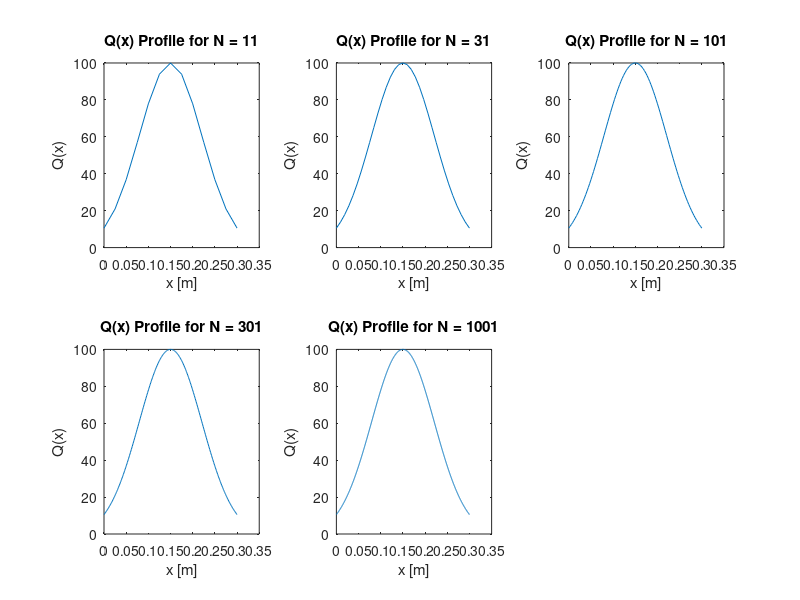
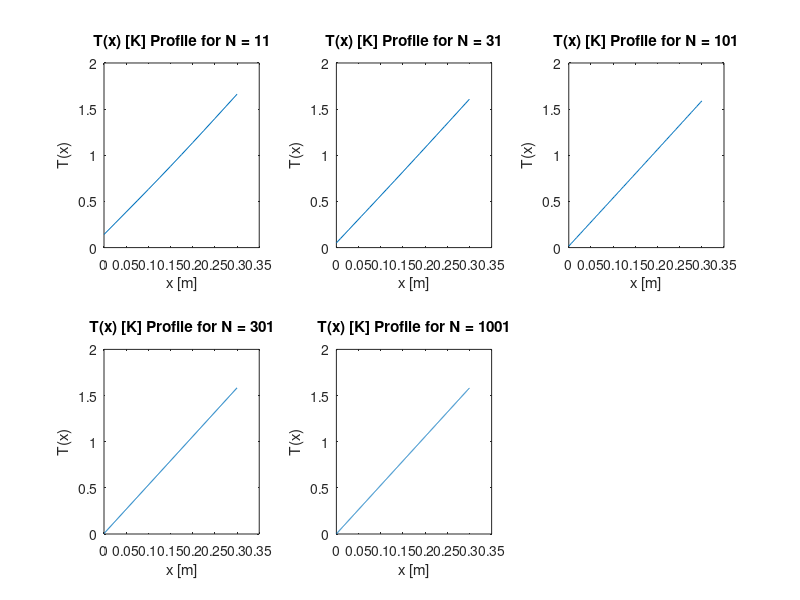
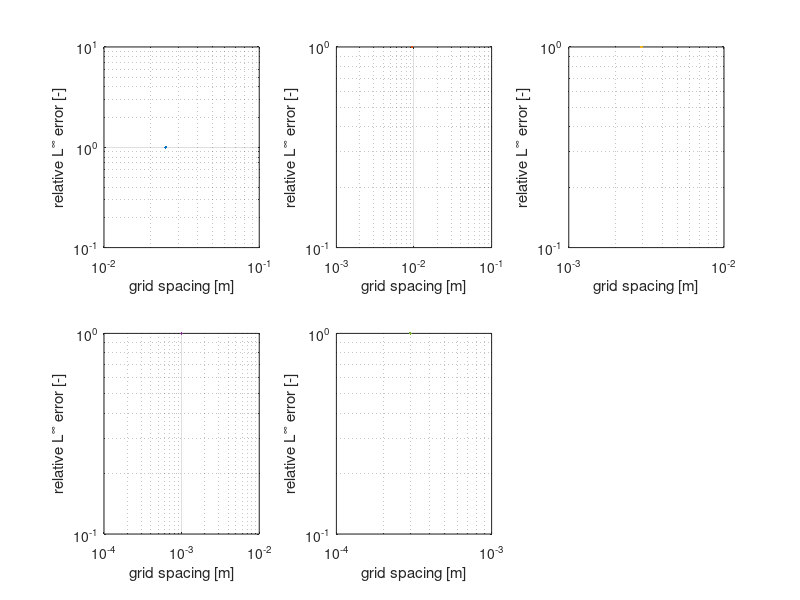

Write MATLAB code to recreate these figures, in order.
clear all   % clear all variables that existed before
close all   % close all figures
clc         % clear the command window

L   = 0.3;   % [m] length of the rod
Acs = 0.01;  % [m2] cross sectional area of the rod
k   = 237;   % [W/m/K] thermal conductivity of the rod
T0  = 293;   % [K] reference temperature (not used)
h   = 3;     % [W/K] cooling coefficient at the right boundary
Q0  = 100;   % [W/m] intensity of the applied heat load
a   = 0.1;   % [m] width parameter for the applied heat load
Q   =@(x) Q0*exp(-(x-L/2).^2/a^2); % [W/m] applied heat load


N_list = [11, 31, 101, 301, 1001]; % list of considered number of grid points



for k = 1:length(N_list)  % loop over the number of considered grid points
    % make a figure for each N
    x = linspace(0, L, N_list(k) + 2).';      % spatial grid
    dx = x(2) - x(1);            % grid spacing (is constant)

    % Construct the stiffness matrix A here
    A = sparse(N_list(k) + 2, N_list(k) + 2);    % creates an NxN sparse matrix (so all elements are zero)
    A(1, 2) = 1;

    for ii = 2:N_list(k) + 1
        A(ii, ii - 1) = 1 / dx^2;
        A(ii, ii) = -2 / dx^2;
        A(ii, ii + 1) = 1 / dx^2;
    end

    A(end, end) = 1;
    A(end, end - 2) = -1;

    % Construct the load vector f here
    f = zeros(N_list(k) + 2, 1);     % creates a zero column vector of length N
    % f = Q(x)*dx^2;      % update f with the heat source term
    % f = Q(x)*dx;      % update f with the heat source term
    
    for ii = 1:N_list(k)+2
    f(ii) = Q(x(ii)) * dx;
    end
    % Compute the load vector by integrating the heat load over each cell
    % for ii = 2:N_list(k) + 1
    %     f(ii) = (Q(x(ii - 1)) + Q(x(ii))) / 2 * dx;
    % end

    % Compute the resulting temperature field Tr
    Tr = A \ f;

    % exact
    % T_exact = Ta + (Tb - Ta) * x / L;
    % T_exact = T0 + (Q0 / (2 * 237)) * (1 - exp(-(x - L/2).^2 / a^2)) - (h * L / (2 * 237)) * (x - L);
    T_exact = T0 + (Q0 / (2 * 237)) * (1 - exp(-(x - L/2).^2 / a^2)) - (h * L^2 / (2 * 237)) * (x - L);

    % Menghitung error relatif L^∄1�7
    % eLinf_rel(k) = max(abs(T - T_exact)); 
    % eLinf_rel(k) = max(abs(T_exact - T)) / max(abs(T_exact));
    % eLinf_rel(k) = max(abs(Tr_fd - Tr_exact)) / max(abs(Tr_exact));
    eLinf_rel(k) = norm(Tr - T_exact, inf) / norm(T_exact, inf); % Hitung kesalahan relatif L^∞

   
    figure(1); % Create a single figure
    subplot(2, 3, k); % Gambar pertama di jendela gambar utama
    plot(x, Q(x));
    xlabel 'x [m]'
    ylabel 'Q(x)'
    title(['Q(x) Profile for N = ', num2str(N_list(k))]);

    figure(2)
    subplot(2, 3, k); % Gambar pertama di jendela gambar utama
    plot(x, Tr);
    xlabel 'x [m]'
    ylabel 'T(x)'
    title(['T(x) [K] Profile for N = ', num2str(N_list(k))]);

    % plot the relative L2 error vs the grid spacing
    figure(3)
    subplot(2, 3, k); % Gambar pertama di jendela gambar utama
    loglog(dx, eLinf_rel)
    grid on
    xlabel 'grid spacing [m]'
    ylabel 'relative L^\infty error [-]'

end

pause;


%N = 11;
% N_list = [11, 31, 101, 301, 1001]; % list of considered number of grid points

% for k = 1:length(N_list)  % loop over the number of considered grid points
% % make a figure for each N
%   x = linspace(0,L,N_list(k)+2).';      % spatial grid
%   dx = x(2) - x(1);            % grid spacing (is constant)

% % make a figure of the applied heat load (just for understanding)

%   %% Construct the stiffness matrix A here
%   A = sparse(N_list(k)+2,N_list(k)+2);    % creates a NxN sparse matrix (so all elements are zero)
%   A(1,2) = 1;

%   for ii = 2:N_list(k)+1
%     A(ii,ii-1) = 1/dx^2;
%     A(ii,ii) = -2/dx^2;
%     A(ii,ii+1) = 1/dx^2;
%   end

%   A(end, end) = 1;
%   A(end, end-2) = -1;

%   %% Construct the load vector f here
%   f = zeros(N_list(k)+2,1);     % creates a zero column vector of length N
%   % f = Q(x)*dx^2;      % update f with the heat source term
%   % Compute the load vector by integrating the heat load over each cell
%   for ii = 2:N_list(k)+1
%       f(ii) = (Q(x(ii-1)) + Q(x(ii))) / 2 * dx;
%   end

%   %% Compute the resulting temperature field Tr
%   T = A \ f;
%   %% exact
%   % T_exact = Ta + (Tb - Ta) * x / L;
%   % T_exact = T0 + (Q0 / (2 * 237)) * (1 - exp(-(x - L/2).^2 / a^2)) - (h * L / (2 * 237)) * (x - L);
%   T_exact = T0 + (Q0 / (2 * 237)) * (1 - exp(-(x - L/2).^2 / a^2)) - (h * L^2 / (2 * 237)) * (x - L);

%   % Menghitung error relatif L^∄1�7
%   % eLinf_rel(k) = max(abs(T - T_exact)); 
%   % eLinf_rel(k) = max(abs(T_exact - T)) / max(abs(T_exact));
%   % eLinf_rel(k) = max(abs(Tr_fd - Tr_exact)) / max(abs(Tr_exact));
%   eLinf_rel(k) = norm(T - T_exact, inf) / norm(T_exact, inf); % Hitung kesalahan relatif L^∞
  
%   disp(eLinf_rel)
  
%   fig = figure();
%   %set(gcf, 'Position', [0, 0, 640, 480]); % Mengatur ukuran jendela gambar
%   subplot(2, 2, 1); % Gambar pertama di jendela gambar utama
%   plot(x, Q(x));
%   xlabel 'x [m]'
%   ylabel 'Q(x)'
%   title(['Q(x) Profile for N = ', num2str(N_list(k))]);
%   % %fig = figure();
%   % subplot(2, 2, 2); % Gambar pertama di jendela gambar utama
%   % plot(x, T);
%   % xlabel 'x [m]'
%   % ylabel 'T(x) [K]'
%   % title(['T(x) [K] Profile for N = ', num2str(N_list(k))]);
%   % % plot the relative L2 error vs the grid spacing
%   % subplot(2, 2, 3); % Gambar pertama di jendela gambar utama
%   % loglog(dx, eLinf_rel)
%   % grid on
%   % xlabel 'grid spacing [m]'
%   % ylabel 'relative L^\infty error [-]'
%   % print('Week1_Tr_convergence2.jpg')
% end
% pause;
%fig = figure(1);
%plot(x, Q(x))
%xlabel 'x [m]'
%ylabel 'Q(x) [W/m]'



% save a figure of the resulting temperature field
%fig = figure(2);
%plot(x,T)
%xlabel 'x [m]'
%ylabel 'T(x) [K]'
%print('Week1_T.jpg')

